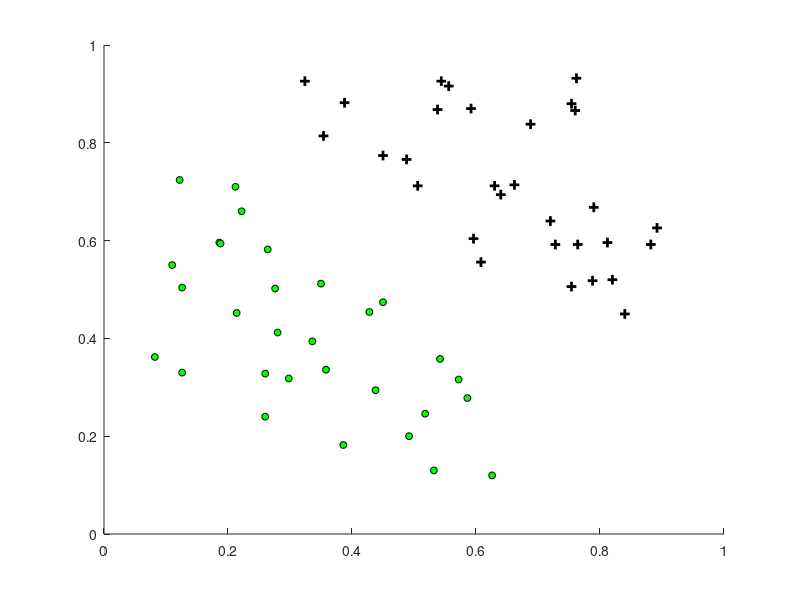

This figure's MATLAB source: (Note: this script raises an error after producing the figure.)
clear;
close all;
clc;

fprintf('Loading data\n');
data = load('class_feature2_2.dat');
%shuffling
data = data(randperm(size(data, 1)), :);
%Obtain x and d. d is the desired output
x = data(:, 1:(end-1));
d = data(:, end);
[m, n] = size(x);

%Plotting
pos = find(d==1);
neg = find(d==0);

figure; hold on;

plot(x(pos, 1), x(pos, 2), 'k+', 'LineWidth', 2, 'MarkerSize', 7);
plot(x(neg, 1), x(neg, 2), 'ko', 'MarkerFaceColor', 'g', 'MarkerSize', 5);


x = [ones(m, 1), x];
w = zeros(n+1, 1);

alpha = 1;
iterations = 100;

% [weights, gerror_history] = perceptron_learn(x, d, w, alpha, iterations);
[weights, gerror_history] = perceptron_memory_learn(x, d, w, alpha, iterations);


xplot = [0.0:0.01:1];
yplot = (-1./weights(3)).*(weights(2).*xplot + weights(1));
plot(xplot, yplot, 'b-');


plot_error(gerror_history);
disp(gerror_history(iterations));

[weights, gerror_history] = perceptron_learn(x, d, w, alpha, iterations);
plot_error(gerror_history);
disp(gerror_history(iterations));